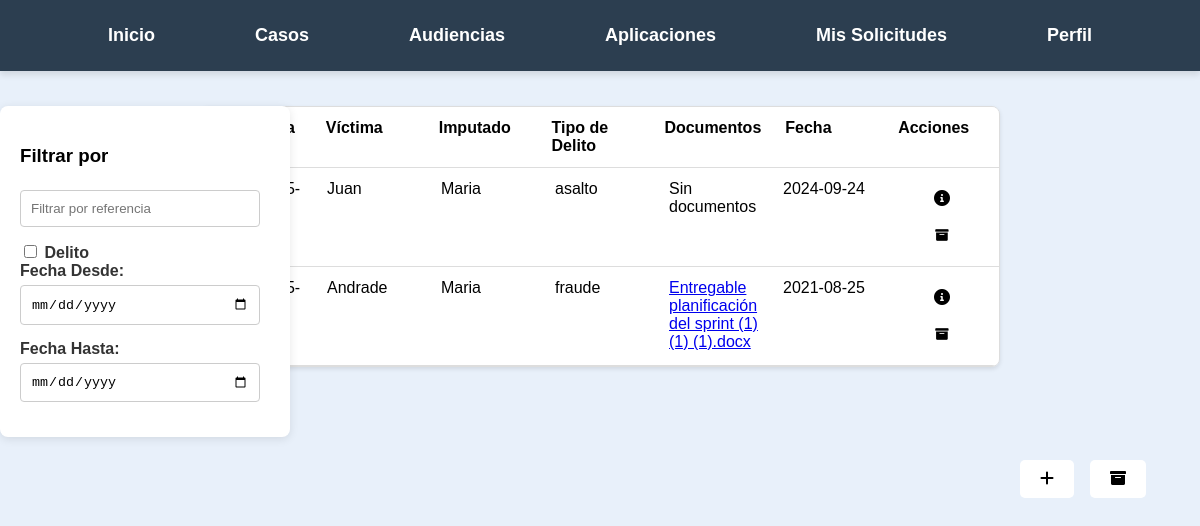
/Casos/Buscar_Casos.php (signed in), run on the app's committed database.
### tables this page shows
CREATE TABLE `casos` (
  `id` int(11) NOT NULL,
  `referencia` varchar(255) DEFAULT NULL,
  `victima` varchar(255) DEFAULT NULL,
  `imputado` varchar(255) DEFAULT NULL,
  `tipo_delito` varchar(255) DEFAULT NULL,
  `documento` varchar(255) DEFAULT NULL,
  `fecha_creacion` date NOT NULL DEFAULT current_timestamp(),
  `estado` varchar(10) DEFAULT 'activo'
);

### Casos/Buscar_Casos.php (the view, shortened to what this page needs)
<?php
$servername = "localhost";
$username = "root";
$password = "";
$dbname = "legalcc";
$conn = new mysqli($servername, $username, $password, $dbname);
$user_id = $_SESSION['user_id'];
$sql = "SELECT tipo FROM usuarios WHERE id = ?";
$stmt = $conn->prepare($sql);
$stmt->bind_param("i", $user_id);
$stmt->execute();
$stmt->bind_result($tipo_usuario);
?>
<?php
$servername = "localhost";
$username = "root";
$password = "";
$database = "legalcc";
$conn = new mysqli($servername, $username, $password, $database);
$sql = "SELECT casos.*, GROUP_CONCAT(documentos.nombre_archivo) AS archivos_documento
        FROM casos
        LEFT JOIN documentos ON casos.referencia = documentos.caso_referencia
        GROUP BY casos.id";
$result = $conn->query($sql);
?>
<!DOCTYPE html>
<html lang="en">
<head>
      <link rel="stylesheet" href="https://cdnjs.cloudflare.com/ajax/libs/font-awesome/6.0.0-beta3/css/all.min.css">
</head>
<body>
<nav>
        <ul>
            <li><a href="/Pagina_principal.php">Inicio</a></li>
            <li>
                <a href="/Casos/Buscar_Casos.php">Casos</a>
            </li>
            <li><a href="/Audiencias/Buscar_Audiencias.php">Audiencias</a></li>
            <li><a href="apps.php">Aplicaciones</a></li>
            <?php if ($tipo_usuario === 'fiscal' || $tipo_usuario === 'abogado'): ?>
            <li><a href="/Audiencias/ver_solicitudes.php">Mis Solicitudes</a></li>
            <?php endif; ?>
            <li>
                <a href="/formularios/Perfil.php">Perfil</a>
            </li>
        </ul>
    </nav>
  <a id="botonArribaIzquierda" href="/Casos/Agregar_casos.php">
    <i class="fas fa-plus"></i>
</a>
<a id="botonArribaIzquierda3" href="/Archivados/casos_archivados.php">
    <i class="fas fa-archive"></i>
</a>
  <div class="container">
    <div class="filter-container">
    <h3>Filtrar por</h3>
    <input type="text" id="inputReferencia" placeholder="Filtrar por referencia" onkeyup="filtrarDatos()">
    <div>
        <label><input type="checkbox" id="checkboxDelito" onclick="toggleDelitoOptions()"> Delito</label>
    </div>
    <label for="inputFechaInicio">Fecha Desde:</label>
    <input type="date" id="inputFechaInicio" onchange="filtrarDatos()">
    <label for="inputFechaFin">Fecha Hasta:</label>
    <input type="date" id="inputFechaFin" onchange="filtrarDatos()">
</div>
<div class="table-container">
    <div class="custom-table" id="casosTabla">
        <div class="table-header">
            <div class="table-cell">Referencia</div>
            <div class="table-cell">Víctima</div>
            <div class="table-cell">Imputado</div>
            <div class="table-cell">Tipo de Delito</div>
            <div class="table-cell">Documentos</div>
            <div class="table-cell">Fecha</div>
            <div class="table-cell">Acciones</div>
        </div>
        <?php
        if ($result->num_rows > 0) {
            while($row = $result->fetch_assoc()) {
                echo "<div class='table-row'>";
                echo "<div class='table-cell referencia'>" . $row["referencia"] . "</div>";
                echo "<div class='table-cell'>" . $row["victima"] . "</div>";
                echo "<div class='table-cell'>" . $row["imputado"] . "</div>";
                echo "<div class='table-cell tipo-delito'>" . $row["tipo_delito"] . "</div>";
                echo "<div class='table-cell'>";
                if (!empty($row["archivos_documento"])) {
                    $archivos_documento = explode(",", $row["archivos_documento"]);
                    foreach ($archivos_documento as $archivo) {
                        echo "<a href='documentos/" . $archivo . "' target='_blank'>" . $archivo . "</a><br>";
                    }
                } else {
                    echo "Sin documentos";
                }
                echo "</div>";
                echo "<div class='table-cell fecha'>" . $row["fecha_creacion"] . "</div>";
                echo "<div class='table-cell'>";
                echo "<center>
                        <a class='edit-button' href='ver_detalle_caso.php?referencia=" . $row['referencia'] . "'>
                            <i class='fas fa-info-circle'></i>
                            <span class='tooltiptext'>Detalles de Caso</span>
                        </a>
                      </center>";
                echo "<center>";
                echo "<button class='archive-button' onclick=\"archivarCaso('" . $row['referencia'] . "')\">
                        <i class='fas fa-archive'></i>
                        <span class='tooltiptext2'>Archivar caso</span>
                      </button>";
                echo "</center>";
                echo "</div>";
                echo "</div>";
            }
        } else {
            echo "<div class='no-data' colspan='6'>No hay casos registrados.</div>";
        }
        ?>
    </div>
</div>
</body>
</html>

### Casos/Buscar_Casos.php (style rules this page uses)
body { font-family: 'Bahnschrift', sans-serif; background-color: #e8f0fa; margin: 0; padding: 0; display: flex; flex-direction: column; height: 100vh; }
nav { background-color: #2c3e50; padding: 15px 0; box-shadow: 0 4px 6px rgba(0, 0, 0, 0.1); }
ul { list-style-type: none; margin: 0; padding: 0; display: flex; justify-content: center; gap: 40px; }
ul li { position: relative; }
ul li a { text-decoration: none; color: white; font-size: 18px; font-weight: bold; padding: 10px 30px; display: block; transition: background-color 0.3s ease, transform 0.2s ease; border-radius: 8px; }
.table-container { margin: 0 auto; max-width: 800px; height: 400px; margin-top: 10px; overflow-y: automa 0; margin-top: 35px; }
.custom-table { display: flex; flex-direction: column; border: 1px solid #ddd; border-radius: 8px; overflow: hidden; box-shadow: 0 2px 4px rgba(0, 0, 0, 0.1); }
.table-header, .table-row { display: flex; }
.table-cell { flex: 1; padding: 12px; border-bottom: 1px solid #ddd; background-color: #ffffff; }
.table-header { font-weight: bold; background-color: #f2f2f2; }
.container { margin: 0 auto; }
.edit-button { display: inline-block; background-color: white; color: black; padding: 10px 20px; text-decoration: none; border: none; border-radius: 5px; cursor: pointer; font-family: Bahnschrift; position: relative; display: inline-block; }
.archive-button { display: inline-block; background-color: white; color: black; padding: 10px 20px; text-decoration: none; border: none; border-radius: 5px; cursor: pointer; font-family: Bahnschrift; position: relative; display: inline-block; }
#botonArribaIzquierda { position: fixed; top: 400px; left: 20px; padding: 10px 20px; background-color: white; color: black; text-decoration: none; border-radius: 5px; margin-top: 60px; font-family: Arial, sans-serif; font-size: 16px; margin-left: 1000px; transition: background-color 0.3s, color 0.3s; display: inline-block; }
#botonArribaIzquierda3 { position: fixed; top: 400px; left: 20px; padding: 10px 20px; background-color: white; color: black; text-decoration: none; border-radius: 5px; margin-top: 60px; font-family: Arial, sans-serif; font-size: 16px; margin-left: 1070px; transition: background-color 0.3s, color 0.3s; display: inline-block; }
.filter-container { width: 250px; padding: 20px; background-color: #ffffff; border-radius: 8px; box-shadow: 0 2px 10px rgba(0, 0, 0, 0.1); position: fixed; margin-top: 35px; left: 0px; height: auto; }
label { font-size: 16px; font-weight: bold; color: #333; }
input[type="text"], input[type="date"] { width: calc(100% - 10px); padding: 10px; margin-top: 5px; margin-bottom: 15px; border: 1px solid #ccc; border-radius: 4px; box-sizing: border-box; transition: border-color 0.3s; }

### data on the page
casos: victima "Andrade", imputado "Maria", tipo_delito "fraude", archivo "Entregable planificación del sprint (1) (1) (1).docx", fecha_creacion "2021-08-25"
casos: victima "Juan", imputado "Maria", tipo_delito "asalto", shows "Sin documentos", fecha_creacion "2024-09-24"
